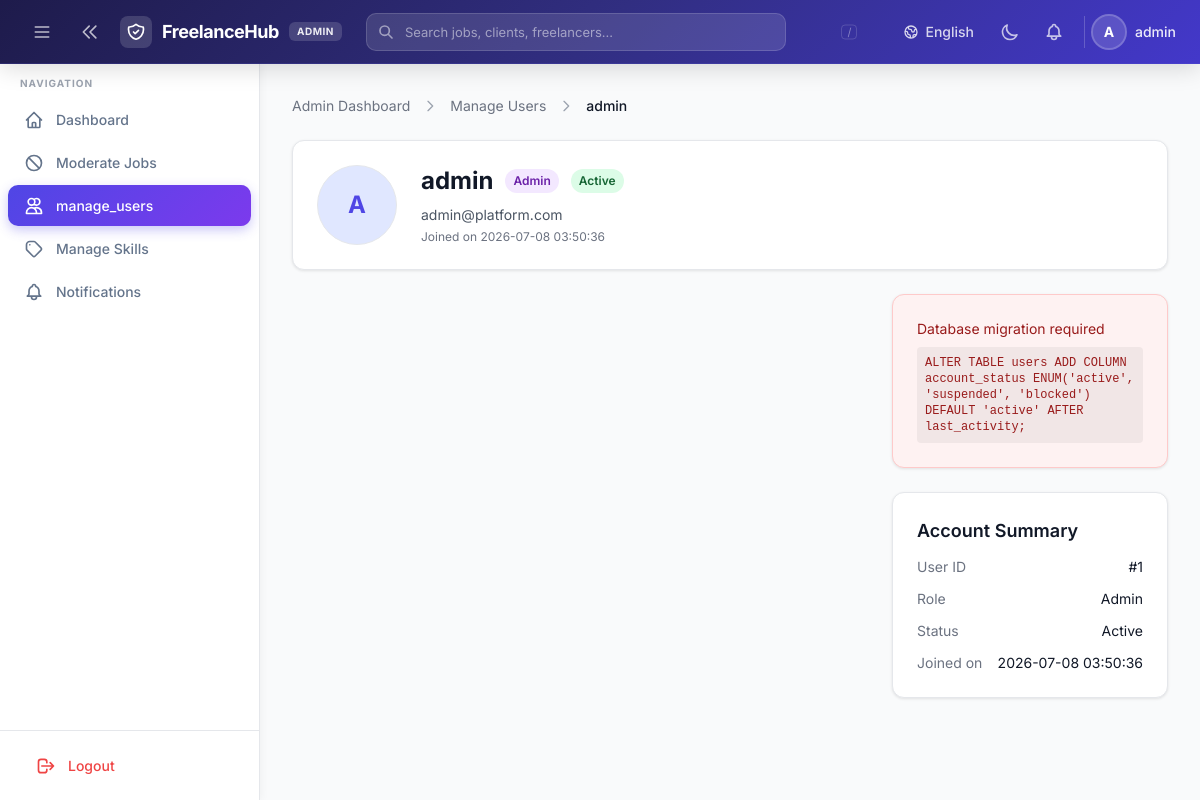
The page /admin/view_user.php?id=1 (signed in) on the database its author committed.
### tables this page shows
CREATE TABLE users (
    id INT PRIMARY KEY AUTO_INCREMENT,
    username VARCHAR(50) NOT NULL,
    email VARCHAR(100) UNIQUE NOT NULL,
    password VARCHAR(255) NOT NULL,
    profile_image VARCHAR(255) DEFAULT NULL,
    role ENUM('admin', 'company', 'freelancer') NOT NULL,
    created_at TIMESTAMP DEFAULT CURRENT_TIMESTAMP
);

### config/lang.php (called while the page is built, shortened)
<?php
function current_lang(): string
{
    return $_SESSION['lang'] ?? 'en';
}
function load_translations(): array
{
    static $translations = null;
    if ($translations === null) {
        $file = __DIR__ . '/../lang/' . current_lang() . '.php';
        $translations = require $file;
    }
    return $translations;
}
function __(string $key, array $replace = []): string
{
    $translations = load_translations();
    $text = $translations[$key] ?? $key;
    return $text;
}

### config/auth.php (called while the page is built, shortened)
<?php
require_once __DIR__ . '/lang.php';
function base_url(string $path = ''): string
{
    $script = str_replace('\\', '/', dirname($_SERVER['SCRIPT_NAME'] ?? ''));
    $root = preg_replace('#/(admin|company|freelancer|chat)$#', '', $script);
    $root = rtrim($root, '/');
    if ($path === '') {
        return $root === '' ? '/' : $root;
    }
    return ($root === '' ? '' : $root) . '/' . ltrim($path, '/');
}
function require_login(): void
{
    if (!has_account_status_column()) {
        return;
    }
}
function require_role(string $role): void
{
    require_login();
}
function current_user(): array
{
    return [
        'user_id' => $_SESSION['user_id'] ?? null,
        'username' => $_SESSION['username'] ?? null,
        'email' => $_SESSION['email'] ?? null,
        'role' => $_SESSION['role'] ?? null,
        'profile_id' => $_SESSION['profile_id'] ?? null,
        'profile_image' => $_SESSION['profile_image'] ?? null,
        'logo_image' => $_SESSION['logo_image'] ?? null,
    ];
}
function profile_image_url(?string $filename): ?string
{
    return null;
}
function e(?string $value): string
{
    return htmlspecialchars($value ?? '', ENT_QUOTES, 'UTF-8');
}
function _first_char(string $s): string {
    if (function_exists('mb_substr')) {
        return mb_strtoupper(mb_substr($s, 0, 1));
    }
    return strtoupper(substr($s, 0, 1));
}
function has_account_status_column(): bool
{
    static $exists = null;
    if ($exists === null) {
        global $conn;
        $result = $conn->query("SHOW COLUMNS FROM users LIKE 'account_status'");
        $exists = $result && $result->num_rows > 0;
    }
    return $exists;
}

### admin/view_user.php (the view, shortened to what this page needs)
<?php
require_once __DIR__ . '/../config/db.php';
require_once __DIR__ . '/../config/auth.php';
require_once __DIR__ . '/../config/notifications.php';
require_role('admin');
$has_status_col = has_account_status_column();
$user_id = (int) ($_GET['id'] ?? 0);
$status_col = $has_status_col ? 'account_status,' : "'active' AS account_status,";
$stmt = $conn->prepare("SELECT id, username, email, role, {$status_col} created_at, profile_image FROM users WHERE id = ?");
$stmt->bind_param('i', $user_id);
$stmt->execute();
$target_user = $stmt->get_result()->fetch_assoc();
$status = $target_user['account_status'] ?? 'active';
require __DIR__ . '/includes/admin_header.php';
?>
<div class="mb-6 admin-fade">
    <div class="flex items-center gap-3 mb-1">
        <a href="<?= e(base_url('admin/admin_dashboard.php')) ?>" class="text-sm hover:underline" style="color:var(--color-text-muted)"><?= e(__('admin.dashboard_title')) ?></a>
        <svg class="w-4 h-4" fill="none" viewBox="0 0 24 24" stroke="currentColor" stroke-width="2" style="color:var(--color-text-placeholder)"><path stroke-linecap="round" stroke-linejoin="round" d="M9 5l7 7-7 7"/></svg>
        <a href="<?= e(base_url('admin/manage_users.php')) ?>" class="text-sm hover:underline" style="color:var(--color-text-muted)"><?= e(__('admin.manage_users')) ?></a>
        <svg class="w-4 h-4" fill="none" viewBox="0 0 24 24" stroke="currentColor" stroke-width="2" style="color:var(--color-text-placeholder)"><path stroke-linecap="round" stroke-linejoin="round" d="M9 5l7 7-7 7"/></svg>
        <span class="text-sm font-medium" style="color:var(--color-text-primary)"><?= e($target_user['username']) ?></span>
    </div>
</div>
<div class="card mb-6">
    <div class="flex flex-wrap items-start gap-6">
        <?php $imgUrl = profile_image_url($target_user['profile_image']); ?>
        <?php if ($imgUrl): ?>
            <img src="<?= e($imgUrl) ?>" alt="" class="w-20 h-20 rounded-full object-cover border" style="border-color:var(--color-border)">
        <?php else: ?>
            <div class="w-20 h-20 rounded-full bg-indigo-100 dark:bg-indigo-900 flex items-center justify-center text-indigo-600 dark:text-indigo-300 font-bold text-2xl border" style="border-color:var(--color-border)">
                <?= e(_first_char($target_user['username'])) ?>
            </div>
        <?php endif; ?>
        <div class="flex-1 min-w-0">
            <div class="flex flex-wrap items-center gap-3 mb-2">
                <h1 class="text-2xl font-bold" style="color:var(--color-text-primary)"><?= e($target_user['username']) ?></h1>
                <?php
                $role_class = $target_user['role'] === 'company'
                    ? 'bg-green-100 dark:bg-green-900/30 text-green-800 dark:text-green-300'
                    : 'bg-purple-100 dark:bg-purple-900/30 text-purple-800 dark:text-purple-300';
                ?>
                <span class="inline-flex px-2 py-1 text-xs font-semibold rounded-full <?= $role_class ?>"><?= e(ucfirst($target_user['role'])) ?></span>
                <?php
                $status_classes = [
                    'active' => 'bg-green-100 dark:bg-green-900/30 text-green-800 dark:text-green-300',
                    'suspended' => 'bg-yellow-100 dark:bg-yellow-900/30 text-yellow-800 dark:text-yellow-300',
                    'blocked' => 'bg-red-100 dark:bg-red-900/30 text-red-800 dark:text-red-300',
                ];
                $sc = $status_classes[$status] ?? $status_classes['active'];
                ?>
                <span class="inline-flex px-2 py-1 text-xs font-semibold rounded-full <?= $sc ?>"><?= e(__('user_status.' . $status)) ?></span>
            </div>
            <p class="text-sm mb-1" style="color:var(--color-text-secondary)"><?= e($target_user['email']) ?></p>
            <p class="text-xs" style="color:var(--color-text-muted)"><?= e(__('admin.joined_on')) ?> <?= e($target_user['created_at']) ?></p>
        </div>
    </div>
</div>
<div class="grid md:grid-cols-3 gap-6">
    <div class="md:col-span-2 space-y-6">
    </div>
    <div class="space-y-6">
        <?php if ($has_status_col): ?>
        <div class="card">
            <h2 class="text-lg font-semibold mb-4" style="color:var(--color-text-primary)"><?= e(__('admin.account_status')) ?></h2>
            <form method="POST">
                <input type="hidden" name="csrf_token" value="<?= e(csrf_token()) ?>">
                <div class="mb-4">
                    <label class="block text-sm font-medium mb-2" style="color:var(--color-text-secondary)"><?= e(__('admin.change_status')) ?></label>
                    <select name="account_status" class="form-input">
                        <option value="active" <?= $status === 'active' ? 'selected' : '' ?>><?= e(__('user_status.active')) ?></option>
                        <option value="suspended" <?= $status === 'suspended' ? 'selected' : '' ?>><?= e(__('user_status.suspended')) ?></option>
                        <option value="blocked" <?= $status === 'blocked' ? 'selected' : '' ?>><?= e(__('user_status.blocked')) ?></option>
                    </select>
                </div>
                <button type="submit" class="btn-primary w-full" onclick="return confirm('<?= e(__('admin.confirm_status_change')) ?>')">
                    <?= e(__('admin.update_status')) ?>
                </button>
            </form>
        </div>
        <?php else: ?>
        <div class="card" style="background:var(--color-flash-error-bg);border-color:var(--color-flash-error-border)">
            <p class="text-sm" style="color:var(--color-flash-error-text)"><?= e(__('admin.migration_required')) ?></p>
            <code class="block mt-2 p-2 rounded text-xs" style="background:rgba(0,0,0,0.05);color:var(--color-flash-error-text)">ALTER TABLE users ADD COLUMN account_status ENUM('active', 'suspended', 'blocked') DEFAULT 'active' AFTER last_activity;</code>
        </div>
        <?php endif; ?>
        <div class="card">
            <h2 class="text-lg font-semibold mb-3" style="color:var(--color-text-primary)"><?= e(__('admin.account_summary')) ?></h2>
            <div class="space-y-3 text-sm">
                <div class="flex justify-between">
                    <span style="color:var(--color-text-muted)"><?= e(__('admin.user_id')) ?></span>
                    <span style="color:var(--color-text-primary)">#<?= $target_user['id'] ?></span>
                </div>
                <div class="flex justify-between">
                    <span style="color:var(--color-text-muted)"><?= e(__('admin.role')) ?></span>
                    <span style="color:var(--color-text-primary)"><?= e(ucfirst($target_user['role'])) ?></span>
                </div>
                <div class="flex justify-between">
                    <span style="color:var(--color-text-muted)"><?= e(__('admin.status')) ?></span>
                    <span style="color:var(--color-text-primary)"><?= e(__('user_status.' . $status)) ?></span>
                </div>
                <div class="flex justify-between">
                    <span style="color:var(--color-text-muted)"><?= e(__('admin.joined_on')) ?></span>
                    <span style="color:var(--color-text-primary)"><?= e($target_user['created_at']) ?></span>
                </div>
            </div>
        </div>
    </div>
</div>
<?php require __DIR__ . '/includes/admin_footer.php'; ?>

### admin/includes/admin_header.php (shortened to what this page needs)
<?php
$admin_user = current_user();
$current_lang = current_lang();
?>
<!DOCTYPE html>
<html lang="<?= e(current_lang()) ?>" data-theme>
<head>
    <script src="https://cdn.tailwindcss.com"></script>
    <link rel="stylesheet" href="<?= e(base_url('assets/css/custom.css')) ?>">
</head>
<body class="bg-gray-50 dark:bg-slate-900">
<header class="admin-topbar">
    <div class="flex items-center justify-between h-full px-4 lg:px-6">
        <div class="flex items-center gap-3">
            <button id="admin-sidebar-toggle" type="button" class="p-2 rounded-lg text-white/70 hover:text-white hover:bg-white/10 transition-colors" aria-label="Toggle sidebar">
                <svg class="w-5 h-5" fill="none" viewBox="0 0 24 24" stroke="currentColor" stroke-width="2">
                    <path stroke-linecap="round" stroke-linejoin="round" d="M4 6h16M4 12h16M4 18h16"/>
                </svg>
            </button>
            <button id="sidebar-collapse-btn" type="button" class="hidden lg:flex p-2 rounded-lg text-white/70 hover:text-white hover:bg-white/10 transition-colors" aria-label="Collapse sidebar">
                <svg class="w-5 h-5 sidebar-collapse-icon" fill="none" viewBox="0 0 24 24" stroke="currentColor" stroke-width="2">
                    <path stroke-linecap="round" stroke-linejoin="round" d="M11 19l-7-7 7-7m8 14l-7-7 7-7"/>
                </svg>
            </button>
            <a href="<?= e(base_url('admin/admin_dashboard.php')) ?>" class="flex items-center gap-2.5">
                <div class="w-8 h-8 rounded-lg bg-white/15 flex items-center justify-center">
                </div>
                <span class="text-lg font-bold text-white tracking-tight hidden sm:inline"><?= e(__('app.name')) ?></span>
                <span class="hidden sm:inline-flex items-center px-2 py-0.5 rounded-md text-[10px] font-bold uppercase tracking-wider bg-white/15 text-white/90">Admin</span>
            </a>
        </div>
        <div class="admin-search hidden md:block flex-1 mx-6">
            <div class="relative">
                <svg class="admin-search-icon w-4 h-4" fill="none" viewBox="0 0 24 24" stroke="currentColor" stroke-width="2.5">
                    <path stroke-linecap="round" stroke-linejoin="round" d="M21 21l-6-6m2-5a7 7 0 11-14 0 7 7 0 0114 0z"/>
                </svg>
                <input type="text" id="admin-search-input" class="admin-search-input" placeholder="Search jobs, clients, freelancers..." autocomplete="off" spellcheck="false">
                <div class="admin-search-kbd" id="admin-search-kbd">/</div>
            </div>
        </div>
        <div class="flex items-center gap-2">
            <div class="relative" id="lang-switcher">
                <button type="button" onclick="event.stopPropagation(); document.getElementById('lang-dropdown').classList.toggle('hidden')" class="flex items-center gap-1.5 px-2.5 py-1.5 rounded-lg text-sm font-medium text-white/80 hover:text-white hover:bg-white/10 transition-colors" style="min-width:2.25rem">
                    <span class="hidden sm:inline"><?= $current_lang === 'my' ? 'မြန်မာ' : 'English' ?></span>
                </button>
            </div>
            <button id="theme-toggle" type="button" class="p-2 rounded-lg text-white/70 hover:text-white hover:bg-white/10 transition-colors" aria-label="Toggle theme">
                <svg class="w-5 h-5 dark:hidden" fill="none" viewBox="0 0 24 24" stroke="currentColor" stroke-width="2">
                    <path stroke-linecap="round" stroke-linejoin="round" d="M20.354 15.354A9 9 0 018.646 3.646 9.003 9.003 0 0012 21a9.003 9.003 0 008.354-5.646z"/>
                </svg>
            </button>
            <div class="relative notification-container">
                <button type="button" class="notification-toggle relative p-2 rounded-lg text-white/70 hover:text-white hover:bg-white/10 transition-colors" aria-label="<?= e(__('notif.title')) ?>">
                </button>
            </div>
            <div class="flex items-center gap-2.5 pl-2 ml-1 border-l border-white/20">
                <?php $admin_img = profile_image_url($admin_user['profile_image'] ?? ''); ?>
                <?php if ($admin_img): ?>
                    <img src="<?= e($admin_img) ?>" alt="" class="w-8 h-8 rounded-full object-cover ring-2 ring-white/30">
                <?php else: ?>
                    <div class="w-8 h-8 rounded-full bg-white/15 flex items-center justify-center text-white font-bold text-sm ring-2 ring-white/30">
                        <?= e(_first_char($admin_user['username'] ?? 'A')) ?>
                    </div>
                <?php endif; ?>
                <span class="text-sm font-medium text-white/90 hidden md:inline"><?= e($admin_user['username'] ?? '') ?></span>
            </div>
        </div>
    </div>
</header>
<div class="admin-layout" id="admin-layout">
<aside id="admin-sidebar" class="admin-sidebar">
    <?php require __DIR__ . '/admin_sidebar.php'; ?>
</aside>
<main class="admin-main">
    <div class="p-4 lg:p-8 max-w-7xl mx-auto">

### rows shown on the page
users: username "A", username "admin", role "Admin", email "admin@platform.com", created_at "2026-07-08 03:50:36", id "1"

### other values the page prints
__('app.name') "FreelanceHub"
$item['label'] "Dashboard"
$item['label'] "Moderate Jobs"
$item['label'] "manage_users"
$item['label'] "Manage Skills"
$item['label'] "Notifications"
__('nav.logout') "Logout"
__('admin.dashboard_title') "Admin Dashboard"
__('admin.manage_users') "Manage Users"
__('user_status.' . $status) "Active"
__('admin.joined_on') "Joined on"
__('admin.migration_required') "Database migration required"
__('admin.account_summary') "Account Summary"
__('admin.user_id') "User ID"
__('admin.role') "Role"
